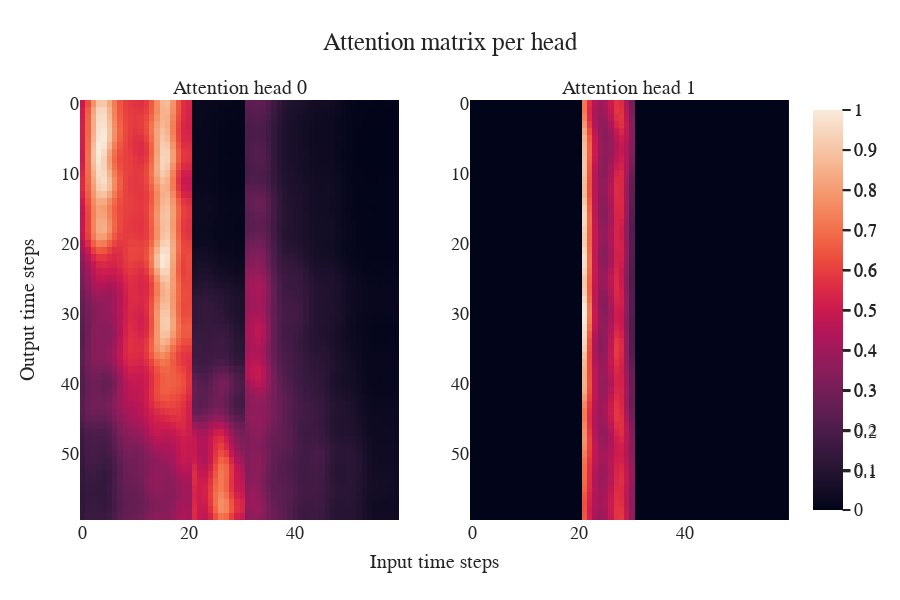

Notebook cell for this chart:
### Code cell
fig = make_subplots(rows=1, cols=2,
                    subplot_titles=[f'Attention head {i}' for i in range(attention_weights.shape[0])],
                    x_title='Input time steps',
                    y_title='Output time steps')

for i, head_attn in enumerate(attention_weights):
    head_attn = head_attn/np.max(head_attn.flatten())
    head_attn = head_attn[feat_win:, :feat_win]
    fig.add_trace(
        go.Heatmap(z=head_attn), row=1, col=i+1)

fig.update_layout(
    autosize=False,
    width=900,
    height=600,
    font=dict(
    family="Times new Roman",
    size=18),
    template='seaborn',
    title='Attention matrix per head',
)
fig['layout']['yaxis']['autorange'] = "reversed"
fig['layout']['yaxis2']['autorange'] = "reversed"
fig.update_annotations(font=dict(
    family="Times new Roman",
    size=20))
fig.show()

### Figure 1 — Plotly figure (JSON) as saved in the notebook; plotly's stock layout.template omitted (floating-point values rounded to 4 significant figures; data arrays with more than 128 entries replaced by an {"elided": "..."} marker saying what was removed)
{"data": [{"type": "heatmap", "xaxis": "x", "yaxis": "y", "z": {"elided": "60x60 float values"}}, {"type": "heatmap", "xaxis": "x2", "yaxis": "y2", "z": {"elided": "60x60 float values"}}], "layout": {"annotations": [{"font": {"family": "Times new Roman", "size": 20}, "showarrow": false, "text": "Attention head 0", "x": 0.225, "xanchor": "center", "xref": "paper", "y": 1, "yanchor": "bottom", "yref": "paper"}, {"font": {"family": "Times new Roman", "size": 20}, "showarrow": false, "text": "Attention head 1", "x": 0.775, "xanchor": "center", "xref": "paper", "y": 1, "yanchor": "bottom", "yref": "paper"}, {"font": {"family": "Times new Roman", "size": 20}, "showarrow": false, "text": "Input time steps", "x": 0.5, "xanchor": "center", "xref": "paper", "y": 0, "yanchor": "top", "yref": "paper", "yshift": -30}, {"font": {"family": "Times new Roman", "size": 20}, "showarrow": false, "text": "Output time steps", "textangle": -90, "x": 0, "xanchor": "right", "xref": "paper", "xshift": -40, "y": 0.5, "yanchor": "middle", "yref": "paper"}], "autosize": false, "font": {"family": "Times new Roman", "size": 18}, "height": 600, "title": {"text": "Attention matrix per head"}, "width": 900, "xaxis": {"anchor": "y", "domain": [0, 0.45]}, "xaxis2": {"anchor": "y2", "domain": [0.55, 1]}, "yaxis": {"anchor": "x", "autorange": "reversed", "domain": [0, 1]}, "yaxis2": {"anchor": "x2", "autorange": "reversed", "domain": [0, 1]}}}
